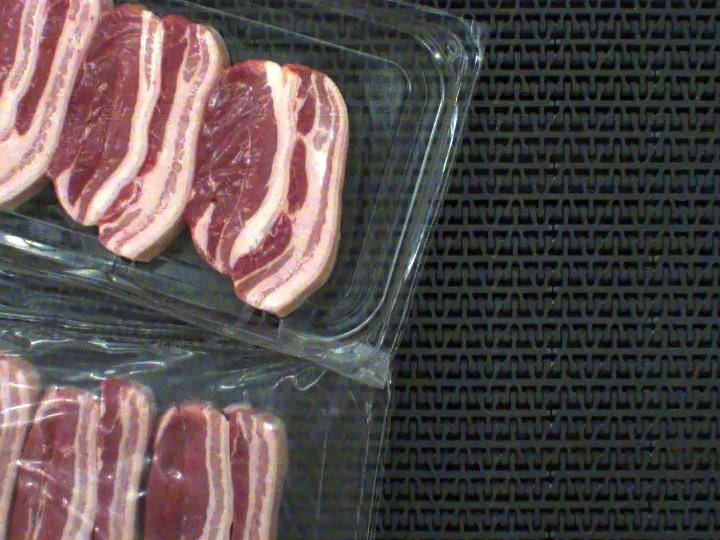
#> input picture data/raw/test/frame_with_red_102_jpg.rf.10163b7e614de52a86d75cf0c2def998.jpg, 720 x 540 px
$ python -i preprocessing.py   (imports and definitions only)
#> lines starting #> are read from the running program, lines starting #| are printed output that depends on the picture

"""Image preprocessing for the MMA3001 project."""

from pathlib import Path

import cv2
import numpy as np


def extract_image_features(image_path):
    """Extract numerical image characteristics.

    Args:
        image_path: Path to an RGB image file.

    Returns:
        Array containing mean brightness, contrast,
        mean saturation and edge density.

    Raises:
        ValueError: If the image cannot be loaded.
    """
    image = cv2.imread(str(image_path))

    if image is None:
        raise ValueError(
            f"Cannot load image: {image_path}"
        )

    gray = cv2.cvtColor(
        image, cv2.COLOR_BGR2GRAY
    )

    hsv = cv2.cvtColor(
        image, cv2.COLOR_BGR2HSV
    )

    edges = cv2.Canny(gray, 50, 150)

    features = np.array([
        np.mean(gray),
        np.std(gray),
        np.mean(hsv[:, :, 1]),
        np.mean(edges > 0)
    ], dtype=float)

    return features


def extract_regional_features(image_path, grid_size=3):
    """Extract numerical features from a fixed image grid.

    Args:
        image_path: Path to the image.
        grid_size: Number of rows and columns.

    Returns:
        NumPy array of regional image features.
    """
#> called with grid_size = 3
    if grid_size < 1:
        raise ValueError("grid_size must be positive")

    image = cv2.imread(str(image_path))
#> image is the input picture: shape (540, 720, 3); mean B, G, R 76.3, 76.6, 86.8

    if image is None:
        raise ValueError(
            f"Cannot load image: {image_path}"
        )

    # Standardise image dimensions
    image = cv2.resize(image, (300, 300))
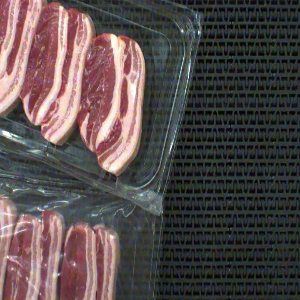
#> image: shape (300, 300, 3); mean B, G, R 76.2, 76.5, 86.8

    features = []

    for row in range(grid_size):
        for col in range(grid_size):
            y1 = row * 300 // grid_size
            y2 = (row + 1) * 300 // grid_size
            x1 = col * 300 // grid_size
            x2 = (col + 1) * 300 // grid_size

            region = image[y1:y2, x1:x2]

            gray = cv2.cvtColor(
                region, cv2.COLOR_BGR2GRAY
            )

            hsv = cv2.cvtColor(
                region, cv2.COLOR_BGR2HSV
            )

            edges = cv2.Canny(gray, 50, 150)

            features.extend([
                np.mean(gray),
                np.std(gray),
                np.mean(hsv[:, :, 1]),
                np.mean(edges > 0)
            ])
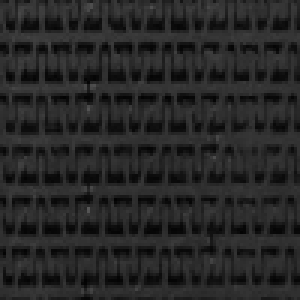
#> gray: shape (100, 100) (shown 3 times larger); min 2, max 87, mean 38.3
#> after the loop, features = 36 values, max 138.5 at index 0, min 0.225 at index 27, mean 44.87

    return np.asarray(features, dtype=float)

>>> result = extract_regional_features('../data/raw/test/frame_with_red_102_jpg.rf.10163b7e614de52a86d75cf0c2def998.jpg')
#> result has the same summary as features in extract_regional_features

$ run again, on data/raw/test/frame_with_red_121_jpg.rf.ad75eafa25397a05aab1e53d4ef575a4.jpg
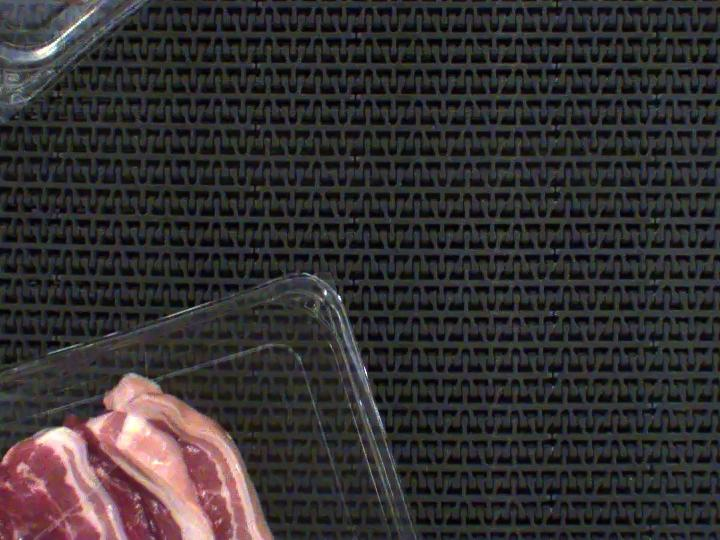
#> input picture data/raw/test/frame_with_red_121_jpg.rf.ad75eafa25397a05aab1e53d4ef575a4.jpg, 720 x 540 px
#> in extract_regional_features, image is the input picture: shape (540, 720, 3); mean B, G, R 48.8, 47.7, 51.5
#> in extract_regional_features, `image = cv2.resize(image, (300, 300))`:
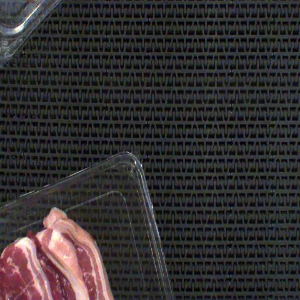
#> image: shape (300, 300, 3); mean B, G, R 48.7, 47.6, 51.4
#> after the loop in extract_regional_features, `for row in range(grid_size):`:
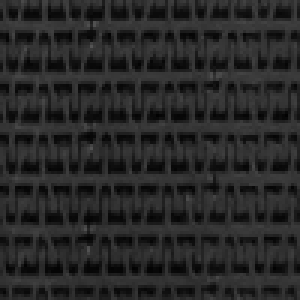
#> gray: shape (100, 100) (shown 3 times larger); min 2, max 84, mean 39.2
#> after the loop in extract_regional_features, `for row in range(grid_size):`: features = 36 values, max 107.2 at index 24, min 0.21 at index 27, mean 32.27
#> result has the same summary as features in extract_regional_features

$ run again, on data/raw/test/frame_with_red_1271_jpg.rf.fe7e60f579e43de1fb7bde872ffbaebd.jpg
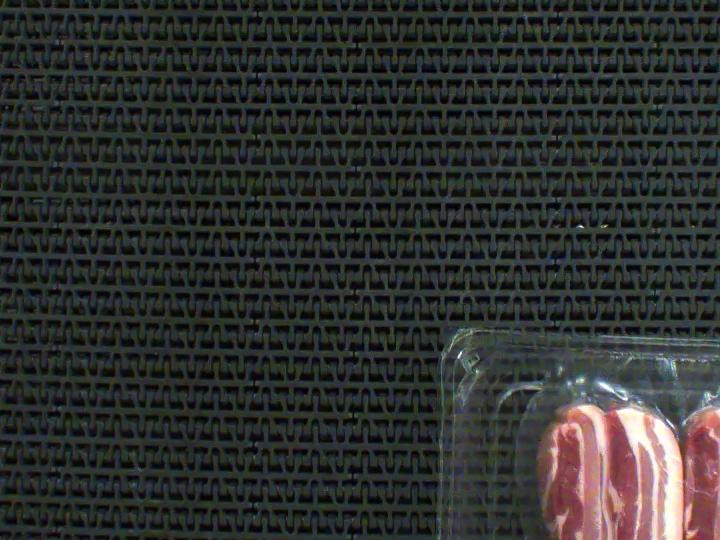
#> input picture data/raw/test/frame_with_red_1271_jpg.rf.fe7e60f579e43de1fb7bde872ffbaebd.jpg, 720 x 540 px
#> in extract_regional_features, image is the input picture: shape (540, 720, 3); mean B, G, R 46.8, 48.2, 46.5
#> image: shape (300, 300, 3)
#> after the loop in extract_regional_features, `for row in range(grid_size):`:
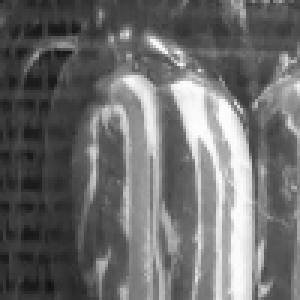
#> gray: shape (100, 100) (shown 3 times larger); min 17, max 254, mean 108
#> after the loop in extract_regional_features, `for row in range(grid_size):`:
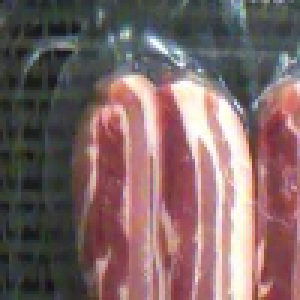
#> region: shape (100, 100, 3) (shown 3 times larger); mean B, G, R 101.1, 101, 124.6
#> after the loop in extract_regional_features, `for row in range(grid_size):`: features = 36 values, max 108 at index 32, min 0.232 at index 35, mean 32.47
#> result has the same summary as features in extract_regional_features

$ run again, on data/raw/test/frame_with_red_1298_jpg.rf.bbe700517e6a8b837196fec1a3c425c7.jpg
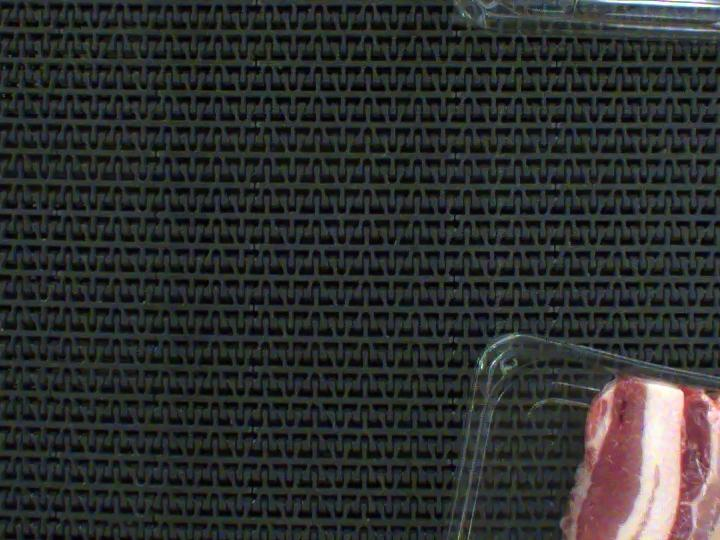
#> input picture data/raw/test/frame_with_red_1298_jpg.rf.bbe700517e6a8b837196fec1a3c425c7.jpg, 720 x 540 px
#> in extract_regional_features, image is the input picture: shape (540, 720, 3); mean B, G, R 45.9, 46.7, 44.8
#> image: shape (300, 300, 3)
#> after the loop in extract_regional_features, `for row in range(grid_size):`:
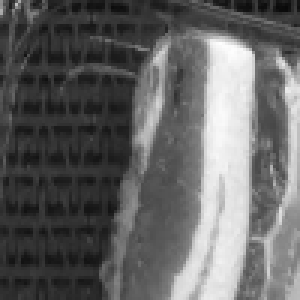
#> gray: shape (100, 100) (shown 3 times larger); min 9, max 254, mean 98.9
#> after the loop in extract_regional_features, `for row in range(grid_size):`:
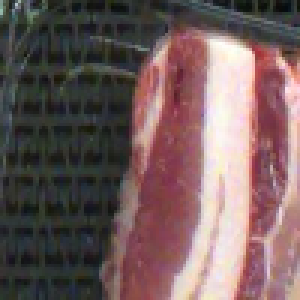
#> region: shape (100, 100, 3) (shown 3 times larger); mean B, G, R 92.3, 92.6, 113.7
#> after the loop in extract_regional_features, `for row in range(grid_size):`: features = 36 values, max 98.86 at index 32, min 0.21 at index 35, mean 32.53
#> result has the same summary as features in extract_regional_features
